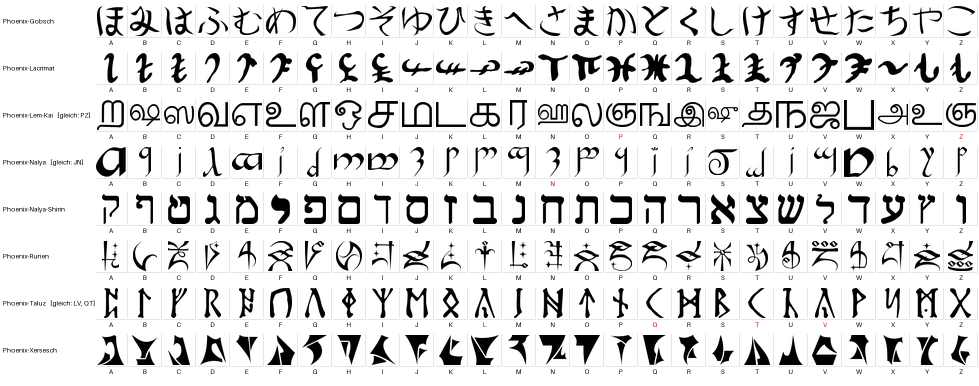
#> input picture src/templates_check.png, 1958 x 772 px (shown at 1/2 size)
$ python -i preprocess.py   (imports and definitions only)
#> lines starting #> are read from the running program, lines starting #| are printed output that depends on the picture; after the words box and inside, x2 and y2 are one past the last pixel; in counts of white or black regions, pixels touching at a corner belong together
"""Vom Foto zur sauberen Schwarz-Weiss-Vorlage.

Ein abfotografierter Brief bringt vier Stoerungen mit, die nacheinander weg
muessen:

  1. Umgebung   -- Bildschirmrahmen, Menueleisten, Tischplatte
  2. Perspektive -- schraeg gehaltene Kamera verzieht die Zeilen
  3. Beleuchtung -- eine Bildhaelfte heller als die andere
  4. Rauschen    -- Moire beim Abfotografieren von Bildschirmen, Papierkorn

Wichtig: die kleinen Sternchen und Punkte gehoeren zu den Buchstaben. Sie
duerfen beim Entrauschen nicht mit verschwinden -- an ihnen haengt der
Unterschied zwischen f, j, o, r und y.
"""

from __future__ import annotations

from dataclasses import dataclass
from pathlib import Path

import cv2
import numpy as np


@dataclass
class Page:
    """Eine entzerrte, binarisierte Seite. `ink` ist True, wo Schrift ist."""

    ink: np.ndarray      # bool
    gray: np.ndarray     # uint8, entzerrt aber ungeschwellt
    quad: np.ndarray | None  # die vier Eckpunkte im Originalbild, falls gefunden
    angle: float = 0.0   # Winkel, um den zum Geraderuecken gedreht wurde

    @property
    def shape(self) -> tuple[int, int]:
        return self.ink.shape

    def as_image(self) -> np.ndarray:
        """Schwarze Schrift auf weiss -- zum Anschauen."""
        return np.where(self.ink, 0, 255).astype(np.uint8)


def _downscale(img: np.ndarray, max_side: int) -> tuple[np.ndarray, float]:
    h, w = img.shape[:2]
    scale = min(max_side / max(h, w), 1.0)
    if scale >= 1.0:
        return img, 1.0
    return cv2.resize(img, (int(w * scale), int(h * scale)), interpolation=cv2.INTER_AREA), scale


def find_page_quad(gray: np.ndarray) -> np.ndarray | None:
    """Das helle Viereck der Schreibflaeche suchen (Papier bzw. Bildschirm).

    Arbeitet auf einer verkleinerten Kopie: die Kante interessiert grob, nicht
    pixelgenau, und klein ist es robuster gegen Moire.
    """
    small, scale = _downscale(gray, 900)
    blur = cv2.GaussianBlur(small, (7, 7), 0)

    # Otsu trennt die helle Flaeche vom dunklen Drumherum.
    _, mask = cv2.threshold(blur, 0, 255, cv2.THRESH_BINARY + cv2.THRESH_OTSU)
    mask = cv2.morphologyEx(mask, cv2.MORPH_CLOSE, np.ones((15, 15), np.uint8))
    mask = cv2.morphologyEx(mask, cv2.MORPH_OPEN, np.ones((9, 9), np.uint8))

    contours, _ = cv2.findContours(mask, cv2.RETR_EXTERNAL, cv2.CHAIN_APPROX_SIMPLE)
    if not contours:
        return None

    page_area = small.shape[0] * small.shape[1]
    best = max(contours, key=cv2.contourArea)
    if cv2.contourArea(best) < 0.15 * page_area:
        return None

    peri = cv2.arcLength(best, True)
    approx = cv2.approxPolyDP(best, 0.02 * peri, True)
    if len(approx) != 4:
        # Kein sauberes Viereck -- das umschliessende gedrehte Rechteck tut es auch.
        approx = cv2.boxPoints(cv2.minAreaRect(best)).reshape(-1, 1, 2)

    return (approx.reshape(4, 2).astype(np.float32) / scale)


def order_quad(pts: np.ndarray) -> np.ndarray:
    """Ecken sortieren: oben-links, oben-rechts, unten-rechts, unten-links."""
    s = pts.sum(axis=1)
    d = np.diff(pts, axis=1).ravel()
    return np.array(
        [pts[np.argmin(s)], pts[np.argmin(d)], pts[np.argmax(s)], pts[np.argmax(d)]],
        dtype=np.float32,
    )


def warp_quad(gray: np.ndarray, quad: np.ndarray) -> np.ndarray:
    """Das Viereck perspektivisch auf ein Rechteck ziehen."""
    tl, tr, br, bl = order_quad(quad)
    width = int(max(np.linalg.norm(tr - tl), np.linalg.norm(br - bl)))
    height = int(max(np.linalg.norm(bl - tl), np.linalg.norm(br - tr)))
    width, height = max(width, 10), max(height, 10)

    dst = np.array(
        [[0, 0], [width - 1, 0], [width - 1, height - 1], [0, height - 1]],
        dtype=np.float32,
    )
    m = cv2.getPerspectiveTransform(order_quad(quad), dst)
    return cv2.warpPerspective(gray, m, (width, height), flags=cv2.INTER_CUBIC)


def _flatten_illumination(gray: np.ndarray) -> np.ndarray:
    """Helligkeitsverlauf herausrechnen, indem durch den Hintergrund geteilt wird.

    Der Hintergrund wird per starkem Weichzeichner geschaetzt -- was uebrig
    bleibt, ist die Schrift, unabhaengig davon, wie schief die Lampe stand.
    """
    k = max(31, (min(gray.shape) // 12) | 1)
    background = cv2.GaussianBlur(gray, (k, k), 0)
    flat = gray.astype(np.float32) / np.maximum(background.astype(np.float32), 1.0)
    return np.clip(flat * 180.0, 0, 255).astype(np.uint8)


def _suppress_moire(gray: np.ndarray) -> np.ndarray:
    """Das Interferenzmuster von Bildschirmfotos daempfen.

    Ein Medianfilter buegelt das Muster weg, laesst aber Kanten stehen --
    anders als ein Weichzeichner, der die Sternchen ausfransen wuerde.
    """
    return cv2.medianBlur(gray, 5)


def _drop_specks(ink: np.ndarray, min_area: int) -> np.ndarray:
    """Einzelne Rauschpunkte entfernen, Sternchen aber behalten."""
    n, labels, stats, _ = cv2.connectedComponentsWithStats(ink.astype(np.uint8), 8)
    keep = np.zeros(n, dtype=bool)
    keep[1:] = stats[1:, cv2.CC_STAT_AREA] >= min_area
    return keep[labels]


def _drop_faint(ink: np.ndarray, flat: np.ndarray, max_mean: int) -> np.ndarray:
    """Blasse Flecken verwerfen, echte Tinte behalten.

    Die lokale Schwelle findet auch das Moire, weil sie nur auf oertlichen
    Kontrast schaut. Echte Schrift ist aber absolut dunkel, das Muster nur
    leicht grau. Also wird jeder zusammenhaengende Fleck als Ganzes bewertet:
    ist er im Mittel zu hell, fliegt er raus. Ein Sternchen bleibt dabei
    erhalten -- es ist klein, aber tiefschwarz.
    """
    n, labels, _, _ = cv2.connectedComponentsWithStats(ink.astype(np.uint8), 8)
    if n <= 1:
        return ink

    flat_sum = np.bincount(labels.ravel(), weights=flat.ravel(), minlength=n)
    sizes = np.bincount(labels.ravel(), minlength=n)
    means = flat_sum / np.maximum(sizes, 1)

    keep = means <= max_mean
    keep[0] = False
    return keep[labels]


def deskew_page(ink: np.ndarray, max_deg: float = 5.0) -> tuple[np.ndarray, float]:
    """Die ganze Seite waagerecht drehen.

    Ohne diesen Schritt scheitert schon die Zeilensuche: liegt der Text auch
    nur ein Grad schief, wandert eine Zeile ueber die Breite eines Fotos um
    mehr als ihre eigene Hoehe -- und dann ueberlappen sich im waagerechten
    Tintenprofil zwei benachbarte Zeilen zu einem einzigen Block.

    Gesucht wird der Winkel, bei dem sich die Tinte am staerksten auf wenige
    Bildzeilen buendelt. Bei gerader Schrift hat das Profil scharfe Spitzen
    mit leeren Taelern dazwischen, bei schraeger verschmiert es.
    """
    small, scale = _downscale(ink.astype(np.uint8) * 255, 1000)
    work = (small > 127).astype(np.float32)
    h, w = work.shape
    centre = (w / 2, h / 2)

    def sharpness(angle: float) -> float:
        m = cv2.getRotationMatrix2D(centre, angle, 1.0)
        rotated = cv2.warpAffine(work, m, (w, h), flags=cv2.INTER_LINEAR, borderValue=0.0)
        profile = rotated.sum(axis=1)
        return float(np.sum(profile ** 2))

    # Erst grob absuchen, dann um den Fund herum verfeinern.
    coarse = np.arange(-max_deg, max_deg + 0.01, 0.5)
    best = max(coarse, key=sharpness)
    fine = np.arange(best - 0.5, best + 0.51, 0.05)
    angle = float(max(fine, key=sharpness))

    if abs(angle) < 0.05:
        return ink, 0.0

    full_h, full_w = ink.shape
    m = cv2.getRotationMatrix2D((full_w / 2, full_h / 2), angle, 1.0)
    rotated = cv2.warpAffine(
        ink.astype(np.uint8), m, (full_w, full_h), flags=cv2.INTER_NEAREST, borderValue=0
    )
    return rotated > 0, angle


def load(path: str | Path, deskew: bool = True) -> Page:
    """Foto einlesen und in eine binarisierte Seite verwandeln."""
#> called with path = '../src/templates_check.png', deskew = True
    raw = cv2.imdecode(np.fromfile(str(path), dtype=np.uint8), cv2.IMREAD_COLOR)
#> raw is the input picture: shape (772, 1958, 3); mean B, G, R 223.5, 223.5, 223.5
    if raw is None:
        raise ValueError(f"Bild nicht lesbar: {path}")

    gray = cv2.cvtColor(raw, cv2.COLOR_BGR2GRAY)

    quad = find_page_quad(gray) if deskew else None
#> in find_page_quad, `small, scale = _downscale(gray, 900)`: scale = 0.46
#> in find_page_quad, `_, mask = cv2.threshold(blur, 0, 255, cv2.THRESH_BINARY + cv2.THRESH_O..`:
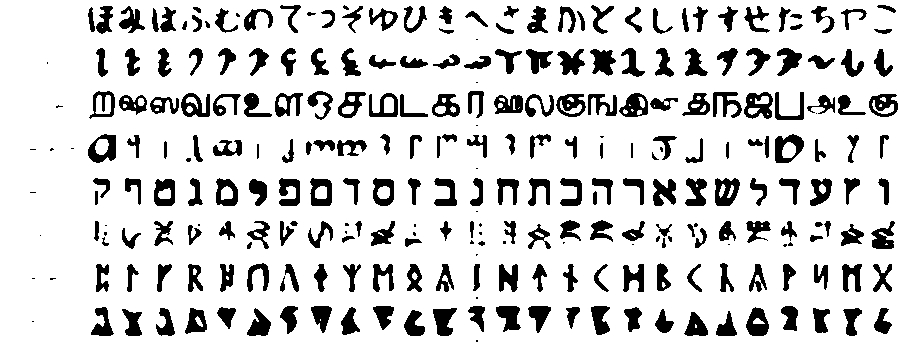
#> mask: shape (354, 900); 83.6% white; 280 black regions (43 under 20 px), largest, box (x1, y1, x2, y2) and area: (715, 178, 740, 206) 474, (775, 134, 804, 163) 469, (744, 92, 773, 119) 464
#> in find_page_quad, `mask = cv2.morphologyEx(mask, cv2.MORPH_CLOSE, np.ones((15, 15), np.ui..`:
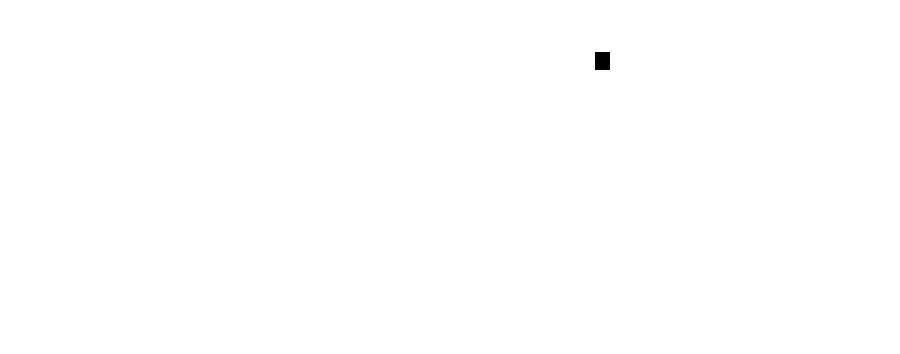
#> mask: shape (354, 900); 99.9% white; 1 black region, box (x1, y1, x2, y2) and area: (595, 52, 610, 70) 270
#> in find_page_quad, `contours, _ = cv2.findContours(mask, cv2.RETR_EXTERNAL, cv2.CHAIN_APPR..`: contours = [[[0, 0], [0, 353], [899, 353], [899, 0]]]
#> in find_page_quad, `best = max(contours, key=cv2.contourArea)`: best = [[0, 0], [0, 353], [899, 353], [899, 0]]
#> in find_page_quad, `peri = cv2.arcLength(best, True)`: peri = 2504
#> in find_page_quad, `approx = cv2.approxPolyDP(best, 0.02 * peri, True)`: approx = [[0, 0], [0, 353], [899, 353], [899, 0]]
#> quad = [[0, 0], [0, 768], [1955.8, 768], [1955.8, 0]]
    warped = warp_quad(gray, quad) if quad is not None else gray
#> in order_quad, `s = pts.sum(axis=1)`: s = [0, 768, 2723.8, 1955.8]
#> in order_quad, `d = np.diff(pts, axis=1).ravel()`: d = [0, 768, -1187.9, -1955.8]
#> in warp_quad, `tl, tr, br, bl = order_quad(quad)`: tl = [0, 0]; tr = [1955.8, 0]; br = [1955.8, 768]; bl = [0, 768]
#> in warp_quad, `width = int(max(np.linalg.norm(tr - tl), np.linalg.norm(br - bl)))`: width = 1955
#> in warp_quad, `height = int(max(np.linalg.norm(bl - tl), np.linalg.norm(br - tr)))`: height = 767
#> in warp_quad, `dst = np.array( [[0, 0], [width - 1, 0], [width - 1, height - 1], [0, ..`: dst = [[0, 0], [1954, 0], [1954, 766], [0, 766]]
#> in warp_quad, `m = cv2.getPerspectiveTransform(order_quad(quad), dst)`: m = [[0.999, 0, 0], [0, 0.997, 0], [0, 0, 1]]

    flat = _flatten_illumination(_suppress_moire(warped))
#> in _flatten_illumination, `k = max(31, (min(gray.shape) // 12) | 1)`: k = 63
#> in _flatten_illumination, `return np.clip(flat * 180.0, 0, 255).astype(np.uint8)`:
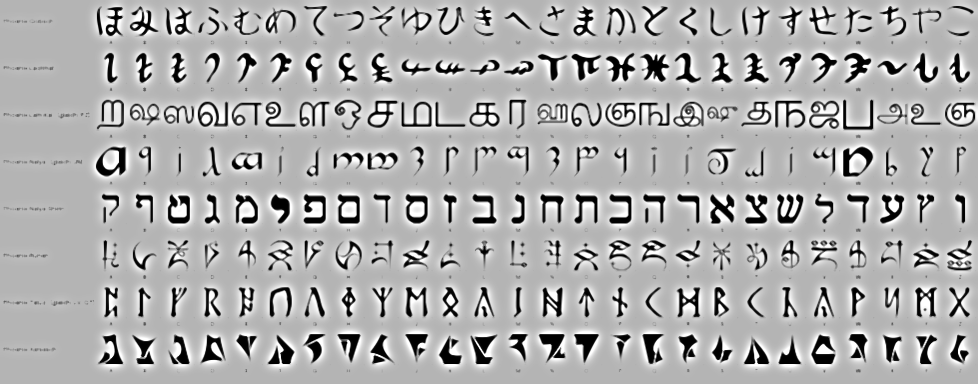
#> returned value: shape (767, 1955) (shown at 1/2 size); min 0, max 255, mean 175.7

    # Adaptive Schwelle: entscheidet lokal, was Tinte ist. Der Block muss
    # deutlich groesser sein als ein Buchstabe, sonst frisst er die Flaechen aus.
    block = max(31, (min(flat.shape) // 25) | 1)
#> block = 31
    binary = cv2.adaptiveThreshold(
        flat, 255, cv2.ADAPTIVE_THRESH_GAUSSIAN_C, cv2.THRESH_BINARY_INV, block, 12
    )
#> binary: shape (767, 1955); 12.6% white; 843 white regions (361 under 20 px), largest, box (x1, y1, x2, y2) and area: (1686, 293, 1746, 353) 1620, (192, 293, 252, 353) 1592, (1623, 669, 1671, 728) 1548

    ink = binary > 0
    # Reihenfolge zaehlt: erst die blassen Flecken, dann die Kruemel. Sonst
    # zerfallen die Moire-Flecken in Einzelpunkte, die einzeln zu klein zum
    # Bewerten sind.
    ink = _drop_faint(ink, flat, max_mean=140)
#> in _drop_faint, `n, labels, _, _ = cv2.connectedComponentsWithStats(ink.astype(np.uint8..`:
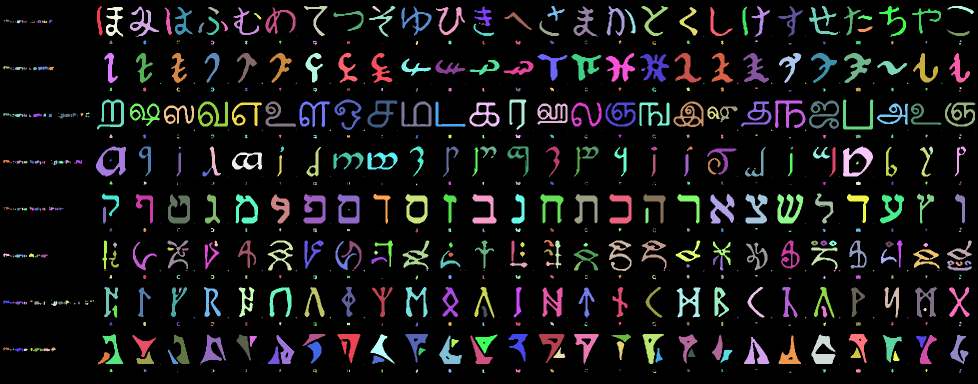
#> labels: shape (767, 1955) int32 (shown at 1/2 size); 844 distinct labels, from 0 to 843; one colour per label, 0 black
#> in _drop_faint, `n, labels, _, _ = cv2.connectedComponentsWithStats(ink.astype(np.uint8..`: n = 844
#> in _drop_faint, `flat_sum = np.bincount(labels.ravel(), weights=flat.ravel(), minlength..`: flat_sum = 844 values, max 255391079 at index 0, min 124 at index 414, mean 312216.5
#> in _drop_faint, `sizes = np.bincount(labels.ravel(), minlength=n)`: sizes = 844 values, max 1311285 at index 0, min 1 at index 30, mean 1776.6
#> in _drop_faint, `means = flat_sum / np.maximum(sizes, 1)`: means = 844 values, max 229 at index 458, min 8.11 at index 430, mean 116.1
    ink = _drop_specks(ink, min_area=max(6, int(0.000002 * ink.size)))
#> in _drop_specks, `n, labels, stats, _ = cv2.connectedComponentsWithStats(ink.astype(np.u..`:
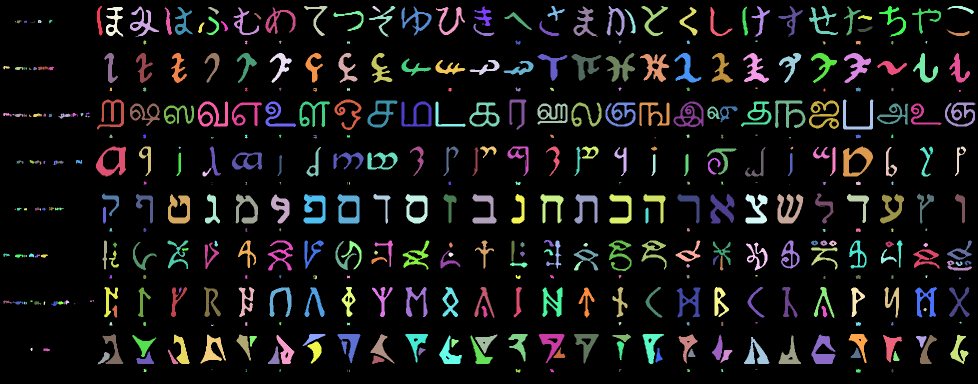
#> labels: shape (767, 1955) int32 (shown at 1/2 size); 469 distinct labels, from 0 to 468; one colour per label, 0 black
#> in _drop_specks, `n, labels, stats, _ = cv2.connectedComponentsWithStats(ink.astype(np.u..`: n = 469; stats = 469 rows, first 6: [0, 0, 1955, 767, 1315223], [194, 12, 12, 59, 358], [260, 13, 58, 60, 1070], [608, 12, 47, 60, 582], [745, 12, 16, 13, 79], [738, 12, 53, 61, 596]

    angle = 0.0
    if deskew:
        ink, angle = deskew_page(ink)
#> in deskew_page, `small, scale = _downscale(ink.astype(np.uint8) * 255, 1000)`: scale = 0.512
#> in deskew_page, `work = (small > 127).astype(np.float32)`: work: shape (392, 1000) float32; values 0 (black) and 1 (white), 12.2% white; 452 white regions (179 under 20 px), largest, box (x1, y1, x2, y2) and area: (862, 150, 893, 180) 425, (98, 150, 129, 180) 409, (795, 198, 822, 228) 402
#> in sharpness, `profile = rotated.sum(axis=1)`: profile = 392 values, max 206.5 at index 336, min 42.26 at index 15, mean 116.8
#> in sharpness (call 21), `m = cv2.getRotationMatrix2D(centre, angle, 1.0)`: m = [[0.996, 0.0872, -15.18], [-0.0872, 0.996, 44.32]]
#> in sharpness (call 21), `rotated = cv2.warpAffine(work, m, (w, h), flags=cv2.INTER_LINEAR, bord..`:
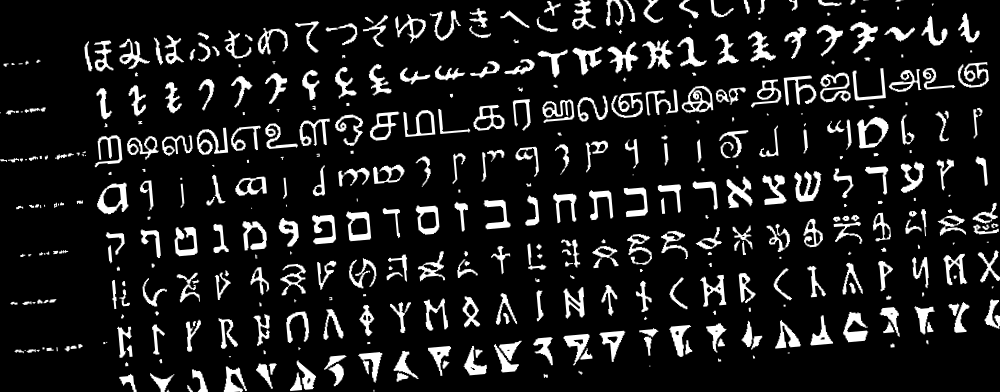
#> rotated: shape (392, 1000) float32; min 0, max 1, mean 0.117
#> in sharpness (call 21), `profile = rotated.sum(axis=1)`: profile = 392 values, max 184.3 at index 332, min 39.86 at index 391, mean 117.5
#> in deskew_page, `best = max(coarse, key=sharpness)`: best = 0
#> in sharpness (call 31), `m = cv2.getRotationMatrix2D(centre, angle, 1.0)`: m = [[1, -0.000873, 0.171], [0.000873, 1, -0.436]]
#> in sharpness (call 31), `rotated = cv2.warpAffine(work, m, (w, h), flags=cv2.INTER_LINEAR, bord..`:
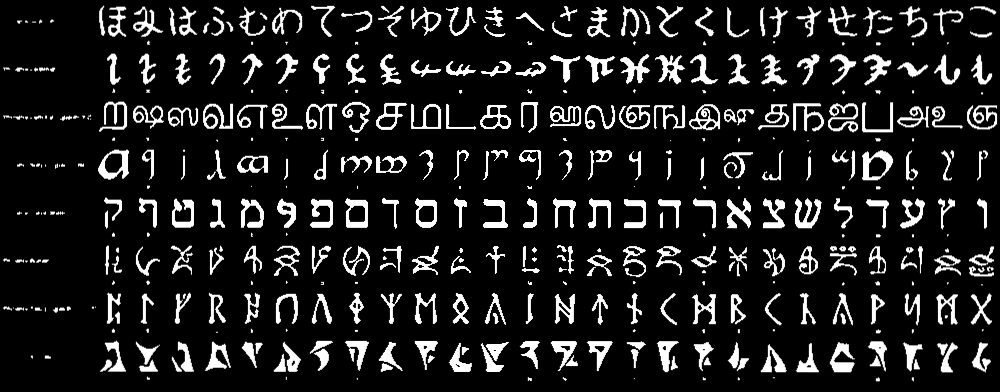
#> rotated: shape (392, 1000) float32; min 0, max 1, mean 0.122
#> in sharpness (call 31), `profile = rotated.sum(axis=1)`: profile = 392 values, max 442 at index 202, min 0 at index 0, mean 122.1
#> in deskew_page, `angle = float(max(fine, key=sharpness))`: angle = -1.11e-16
#> angle = 0

    return Page(ink=ink, gray=warped, quad=quad, angle=angle)

>>> result = load('../src/templates_check.png')
